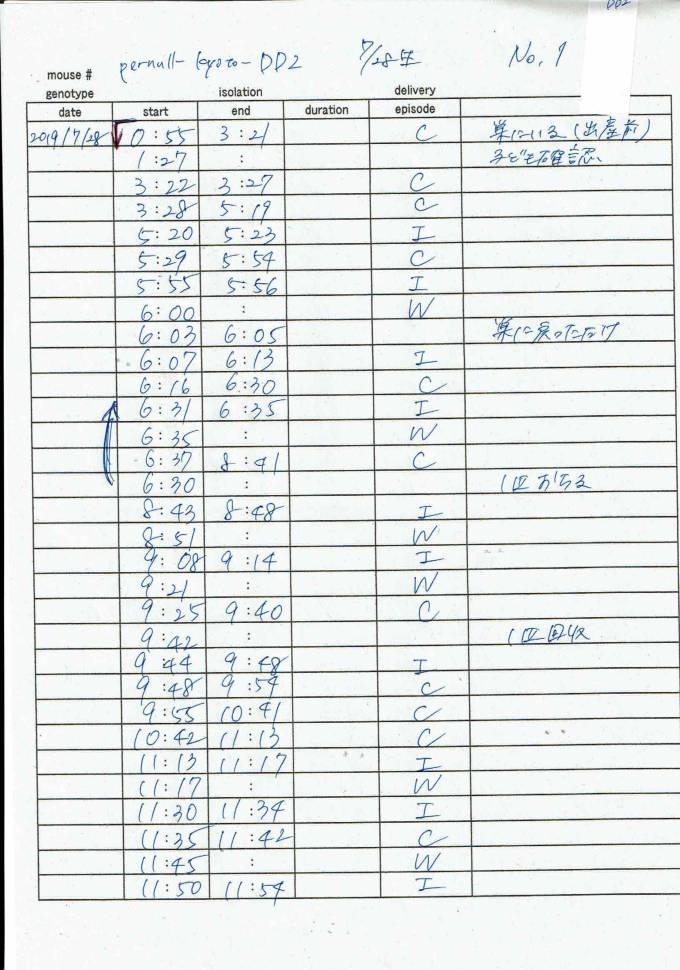
#> input picture data/out_7_0.jpg, 4080 x 5815 px (shown at 1/6 size); its folder holds only this picture in this run
$ jupyter execute --allow-errors main.ipynb
#> lines starting #> are read from the running program, lines starting #| are printed output that depends on the picture; after the words box and inside, x2 and y2 are one past the last pixel; in counts of white or black regions, pixels touching at a corner belong together
#> further down, img is the input picture: shape (5815, 4080, 3); mean B, G, R 231.2, 232.2, 227.7
### model.py
import numpy as np
import torch
import torchvision
import matplotlib.pyplot as plt
from time import time
from torchvision import datasets, transforms
from torch import nn, optim
import torch.nn.functional as F


class Conv(nn.Module):
    """docstring for Net"""
    # [17 lines left out: functions __init__, forward, not called in this run]


class Net(nn.Module):
    """docstring for Net"""
    def __init__(self):
        super(Net, self).__init__()
        self.conv1 = nn.Conv2d(1, 6, 5)
        self.pool = nn.MaxPool2d(2, 2)
        self.conv2 = nn.Conv2d(6, 16, 5)
        self.fc1 = nn.Linear(16 * 5 * 5, 120)
        self.fc2 = nn.Linear(120, 84)
        self.fc3 = nn.Linear(84, 4)

    # [8 lines left out: function forward, not called in this run]


### main.ipynb
## Read csv file and convert to .jpg

[cell 1]
from pdf2image import convert_from_path

# [5 lines left out: function cvtpdf2img, not called in this run]

## Import libraries

[cell 2]
import cv2
import numpy as np
from PIL import Image
import matplotlib.pyplot as plt
from model import Net
import glob
import torch
from torchvision import transforms
import csv
import random
import os
import sys

#> (a cell that did not finish here is left out)

## make the image straight

[cell 4]
def make_straight(img):

    ### Make straight

    gray = cv2.cvtColor(img, cv2.COLOR_BGR2GRAY)

    ret,thresh = cv2.threshold(gray,127,255,cv2.THRESH_BINARY)
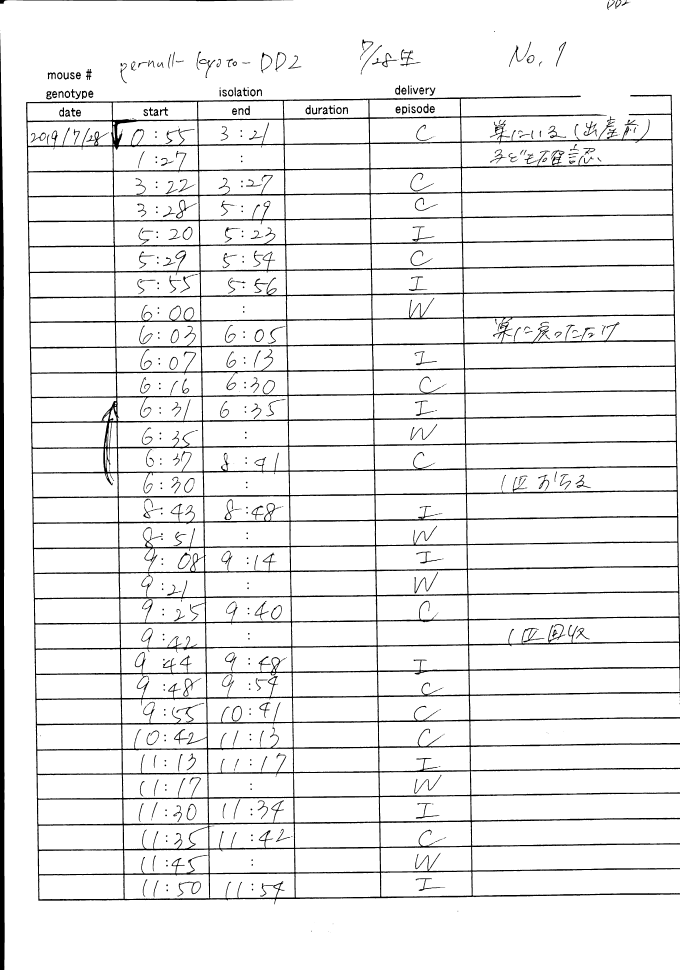
#> thresh: shape (5815, 4080) (shown at 1/6 size); 93.2% white; 543 black regions (73 under 20 px)

    contours, hierarchy = cv2.findContours(thresh , cv2.RETR_TREE, cv2.CHAIN_APPROX_SIMPLE )
#> contours = 899 contours, 73 with area under 20; largest, box (x1, y1, x2, y2) and area: (0, 0, 4080, 5815) 5329105, (2794, 2495, 4056, 2662) 186384, (2822, 4311, 4080, 4474) 184274, (2778, 1441, 4040, 1604) 182760, (2802, 2950, 4063, 3111) 182412

    menseki=[ ]

    for i in range(0, len(contours)):
        menseki.append([contours[i],cv2.contourArea(contours[i])])
#> after the loop, menseki = 899 items

    menseki.sort(key=lambda x: x[1], reverse=True)

    epsilon = 0.1*cv2.arcLength(menseki[1][0],True)
#> epsilon = 287.1
    approx = cv2.approxPolyDP(menseki[1][0],epsilon,True)
#> approx = [[4053, 2499], [2796, 2659]]

    cv2.drawContours(img, approx, -1,(0, 0, 255),10)
    #cv2.imwrite("result.png",img)
    approx=approx.tolist()
#> approx = [[[4053, 2499]], [[2796, 2659]]]

    left = sorted(approx,key=lambda x:x[0]) [:2]
#> left = [[[2796, 2659]], [[4053, 2499]]]
    right = sorted(approx,key=lambda x:x[0]) [2:]
#> right = []

    left_down= sorted(left,key=lambda x:x[0][1]) [0]
#> left_down = [[4053, 2499]]
    left_up= sorted(left,key=lambda x:x[0][1]) [1]
#> left_up = [[2796, 2659]]

    right_down= sorted(right,key=lambda x:x[0][1]) [0]
    right_up= sorted(right,key=lambda x:x[0][1]) [1]

    perspective1 = np.float32([left_down,right_down,right_up,left_up])
    perspective2 = np.float32([[0, 0],[1654, 0],[1654, 2340],[0, 2340]])

    psp_matrix = cv2.getPerspectiveTransform(perspective1,perspective2)
    img_psp = cv2.warpPerspective(img, psp_matrix,(1654,2340))

    #cv2.imwrite("image_modified.png",img_psp)
    #cv2.imshow('output', img_psp)
    #cv2.waitKey(0)

    return img_psp
    #####################
    # END Make straight #
    #####################

## Define device and load methods

#> (a cell that did not finish here is left out)

[cell 6]
# [30 lines left out: functions predict_alphabet, sort, find_min, not called in this run]

[cell 7]
############
# Alphabet #
############
# [74 lines left out: function alphabet, not called in this run]
        ################
        # END ALPHABET #
        ################
        ######

[cell 8]
def touch(path):
    if os.path.isfile(path):
        pass
    else:
        with open(path, "w", encoding="UTF-8") as f:
            pass

def export2csv(imfile, lists):

    filename = ('csv/'+ imfile + '.csv')
    touch(filename)
    with open(filename, 'w') as myfile:
        wr = csv.writer(myfile, quoting=csv.QUOTE_ALL)
        wr.writerow(lists)

[cell 9]
if __name__ == '__main__':
    args = sys.argv
    if args[0]:
        file = args[1].split('.')[0]
        print('get arg', file)
    else:
        file = 'pernull2 No.1-14.PDF'
    #cvtpdf2img('pernull2 No.1-14.PDF', 7)
    bhvs = []
    cnt = 0
    for imfile in glob.glob('data/out*.jpg'):
        try:
            print("loading " + imfile + '...')
            img = cv2.imread(imfile)
            img  = make_straight(img)
            img = img[55:, 220:1110]

            img = cv2.resize(img, (888,2263))
            prev = 0
            step = int(img.shape[0]/31)

            classes_alpha = ('C', 'I','W','blank')

            episodes =[]
            i = 0
            alphabets = alphabet(img, prev, step)

            for bhv in alphabets:
                bhvs.append(bhv)

        except:
            pass

    print(bhvs)
    export2csv(file, bhvs)


$ run again, on data/out_7_12.jpg
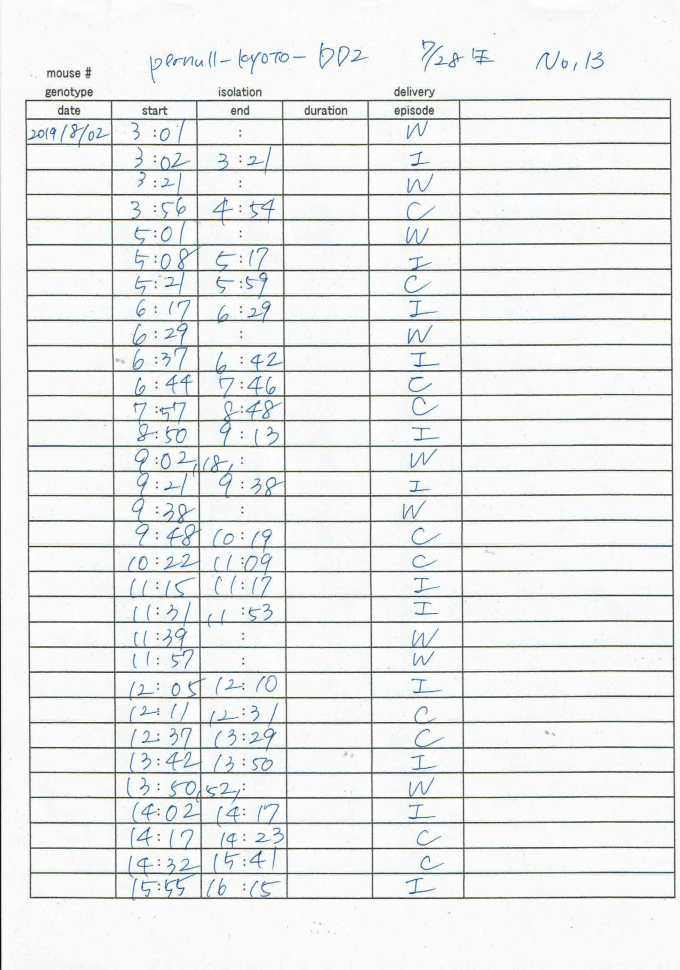
#> input picture data/out_7_12.jpg, 4080 x 5815 px (shown at 1/6 size)
#> img is the input picture: shape (5815, 4080, 3); mean B, G, R 237.1, 237, 235.3
#> thresh: shape (5815, 4080); 94.4% white; 656 black regions (107 under 20 px)
#> contours = 996 contours, 108 with area under 20; largest, box (x1, y1, x2, y2) and area: (0, 0, 4080, 5815) 23694684, (151, 591, 4054, 5401) 18567094, (2770, 2517, 4032, 2672) 185347, (2774, 3125, 4035, 3277) 183317, (2782, 4332, 4042, 4485) 183268
#> after the loop in make_straight, `for i in range(0, len(contours)):`: menseki = 996 items
#> epsilon = 1771.5
#> in make_straight, `approx = cv2.approxPolyDP(menseki[1][0],epsilon,True)`: approx = [[4024, 593], [4052, 5387], [181, 5389], [152, 600]]
#> in make_straight, `approx=approx.tolist()`: approx = [[[4024, 593]], [[4052, 5387]], [[181, 5389]], [[152, 600]]]
#> left = [[[152, 600]], [[181, 5389]]]
#> right = [[[4024, 593]], [[4052, 5387]]]
#> left_down = [[152, 600]]
#> left_up = [[181, 5389]]
#> right_down = [[4024, 593]]
#> right_up = [[4052, 5387]]
#> perspective1 = [[152, 600], [4024, 593], [4052, 5387], [181, 5389]]
#> psp_matrix = [[0.428, -0.00259, -63.44], [0.000883, 0.488, -293.2], [2.7e-07, -5.71e-08, 1]]
#> in make_straight, `img_psp = cv2.warpPerspective(img, psp_matrix,(1654,2340))`:
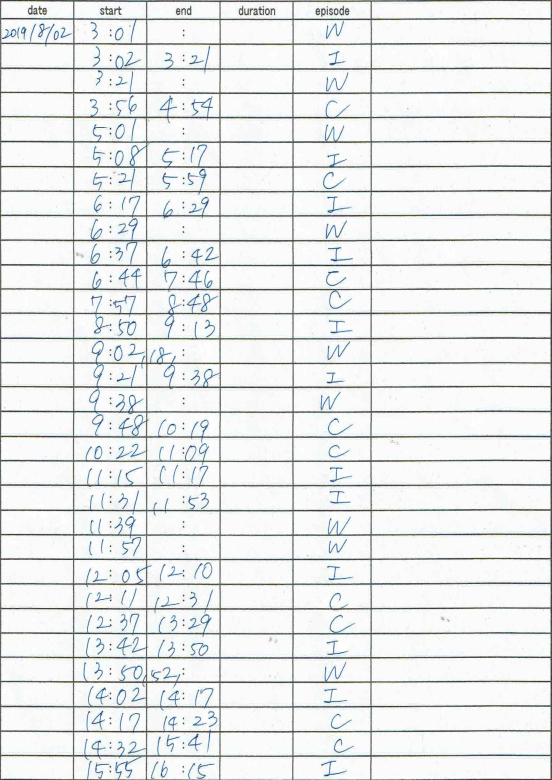
#> img_psp: shape (2340, 1654, 3) (shown at 1/3 size); mean B, G, R 234.4, 234.4, 232.3
#> `img = cv2.resize(img, (888,2263))`:
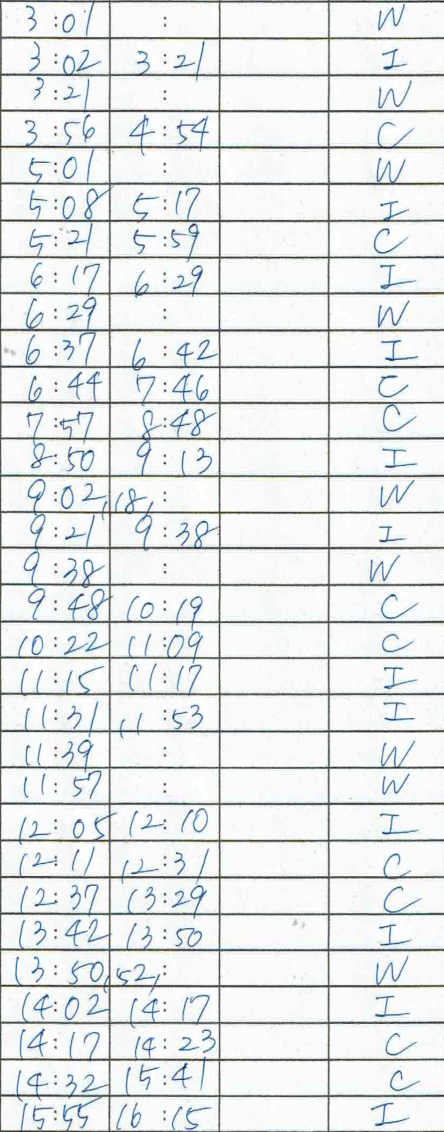
#> img: shape (2263, 888, 3) (shown at 1/2 size); mean B, G, R 232.5, 232, 228.9

$ run again, on data/out_7_13.jpg
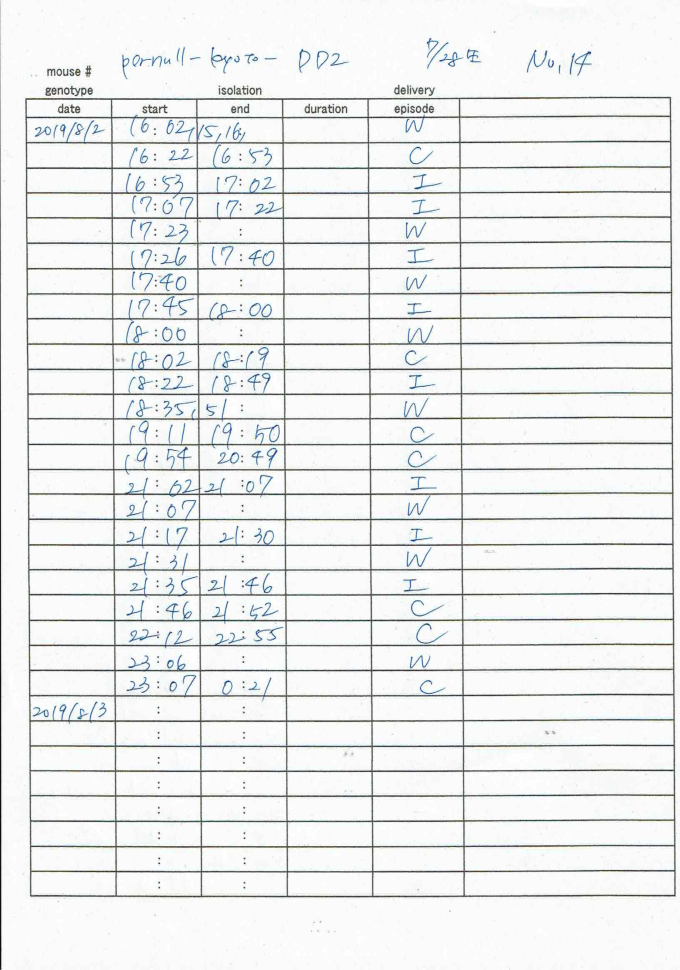
#> input picture data/out_7_13.jpg, 4080 x 5815 px (shown at 1/6 size)
#> img is the input picture: shape (5815, 4080, 3); mean B, G, R 237.5, 237.5, 236.1
#> thresh: shape (5815, 4080); 94.6% white; 594 black regions (89 under 20 px)
#> contours = 908 contours, 86 with area under 20; largest, box (x1, y1, x2, y2) and area: (0, 0, 4080, 5815) 23687458, (151, 580, 4054, 5385) 18559764, (2771, 2507, 4032, 2662) 185504, (2775, 3114, 4035, 3267) 183868, (2783, 4321, 4043, 4474) 183314
#> after the loop in make_straight, `for i in range(0, len(contours)):`: menseki = 908 items
#> epsilon = 1771.6
#> in make_straight, `approx = cv2.approxPolyDP(menseki[1][0],epsilon,True)`: approx = [[4023, 582], [4053, 5375], [182, 5378], [153, 591]]
#> in make_straight, `approx=approx.tolist()`: approx = [[[4023, 582]], [[4053, 5375]], [[182, 5378]], [[153, 591]]]
#> left = [[[153, 591]], [[182, 5378]]]
#> right = [[[4023, 582]], [[4053, 5375]]]
#> left_down = [[153, 591]]
#> left_up = [[182, 5378]]
#> right_down = [[4023, 582]]
#> right_up = [[4053, 5375]]
#> perspective1 = [[153, 591], [4023, 582], [4053, 5375], [182, 5378]]
#> psp_matrix = [[0.428, -0.00259, -63.94], [0.00114, 0.489, -289.2], [3.24e-07, 5e-08, 1]]
#> in make_straight, `img_psp = cv2.warpPerspective(img, psp_matrix,(1654,2340))`:
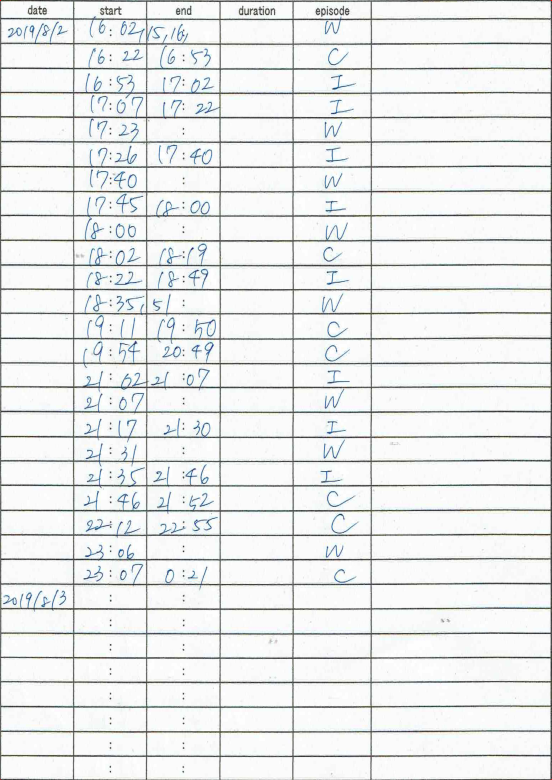
#> img_psp: shape (2340, 1654, 3) (shown at 1/3 size); mean B, G, R 235, 235.1, 233.4
#> `img = cv2.resize(img, (888,2263))`:
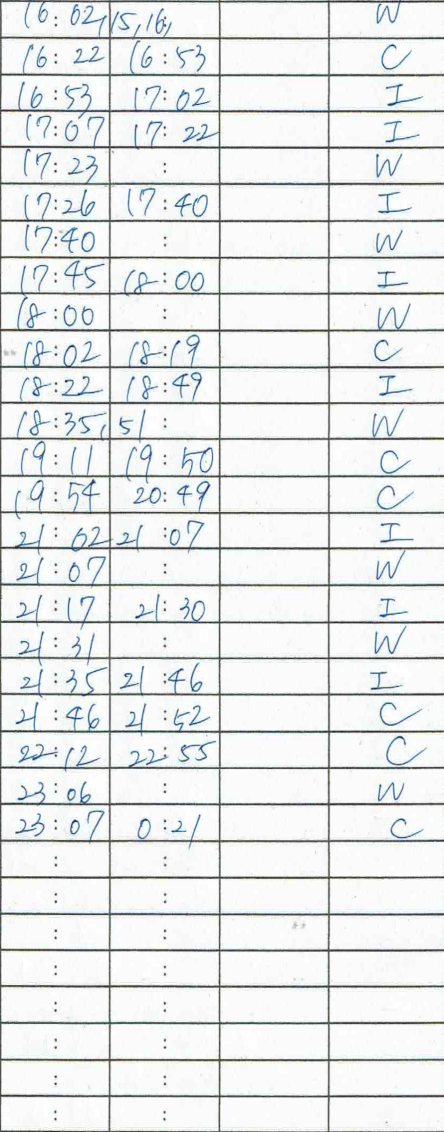
#> img: shape (2263, 888, 3) (shown at 1/2 size); mean B, G, R 233.6, 233.3, 230.9

$ run again, on data/out_7_2.jpg
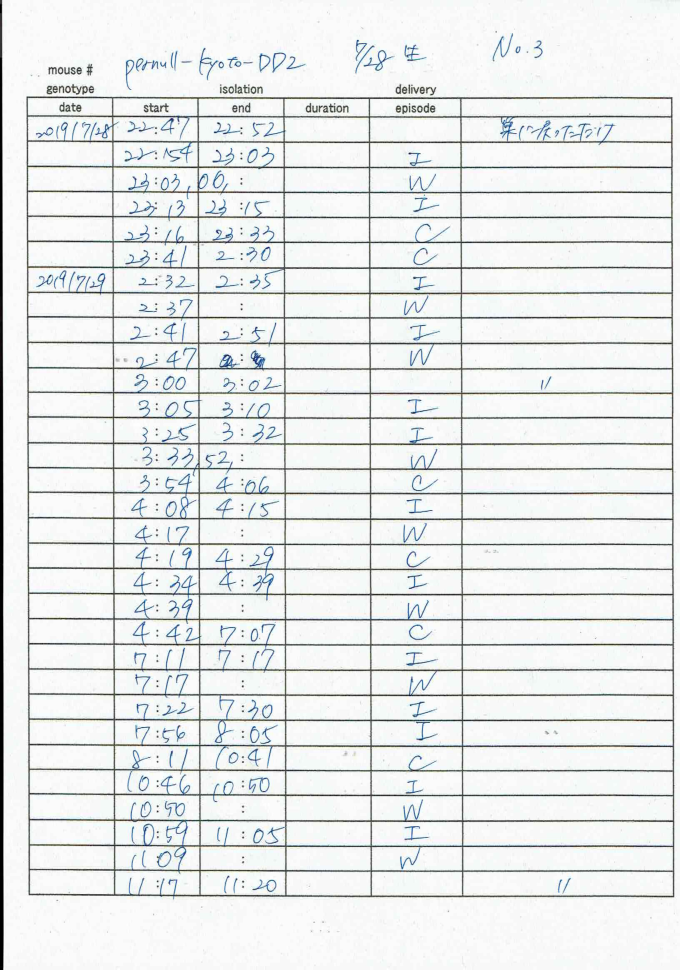
#> input picture data/out_7_2.jpg, 4080 x 5815 px (shown at 1/6 size)
#> img is the input picture: shape (5815, 4080, 3); mean B, G, R 233.7, 234, 231.5
#> in make_straight, `ret,thresh = cv2.threshold(gray,127,255,cv2.THRESH_BINARY)`:
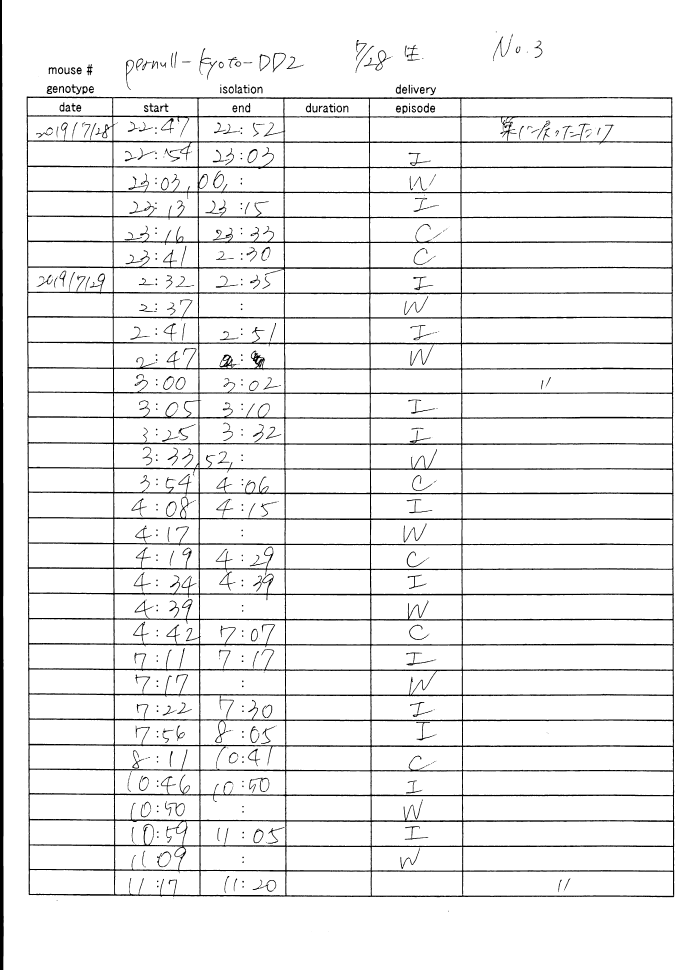
#> thresh: shape (5815, 4080) (shown at 1/6 size); 93.6% white; 559 black regions (92 under 20 px)
#> contours = 913 contours, 98 with area under 20; largest, box (x1, y1, x2, y2) and area: (12, 0, 4080, 5815) 23610148, (159, 578, 4047, 5385) 18579682, (2772, 2510, 4033, 2661) 187206, (2777, 4323, 4038, 4475) 184594, (2770, 1454, 4030, 1605) 183224
#> after the loop in make_straight, `for i in range(0, len(contours)):`: menseki = 913 items
#> epsilon = 1779.9
#> in make_straight, `approx = cv2.approxPolyDP(menseki[1][0],epsilon,True)`: approx = [[160, 579], [4034, 585], [4041, 5383], [172, 5368]]
#> in make_straight, `approx=approx.tolist()`: approx = [[[160, 579]], [[4034, 585]], [[4041, 5383]], [[172, 5368]]]
#> left = [[[160, 579]], [[172, 5368]]]
#> right = [[[4034, 585]], [[4041, 5383]]]
#> left_down = [[160, 579]]
#> left_up = [[172, 5368]]
#> right_down = [[4034, 585]]
#> right_up = [[4041, 5383]]
#> perspective1 = [[160, 579], [4034, 585], [4041, 5383], [172, 5368]]
#> psp_matrix = [[0.428, -0.00107, -67.81], [-0.000756, 0.488, -282.4], [4.87e-07, -2.71e-07, 1]]
#> `img = cv2.resize(img, (888,2263))`:
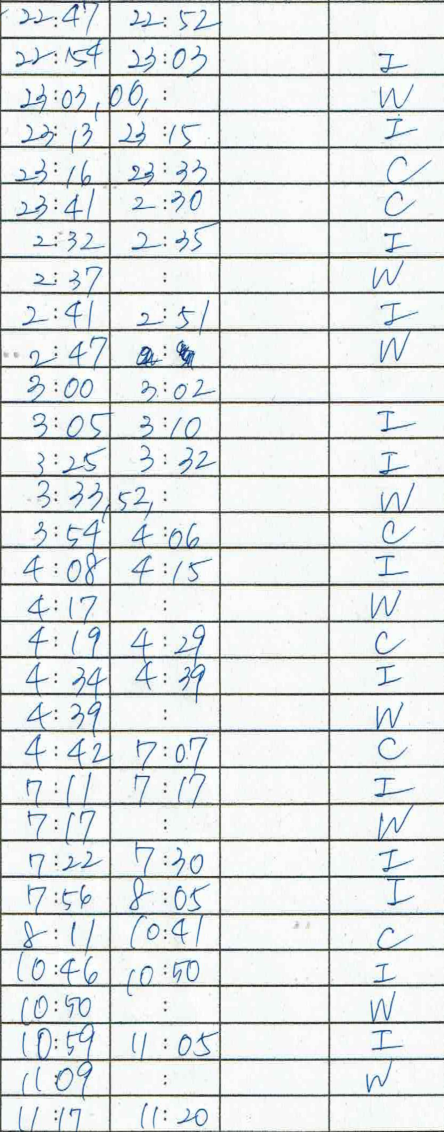
#> img: shape (2263, 888, 3) (shown at 1/2 size); mean B, G, R 229.8, 229.6, 225.6
